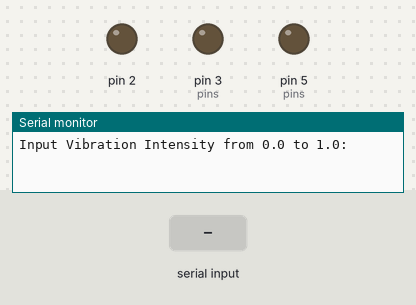
The sketch below on a simulated Arduino Uno, built with avr-gcc and run on an emulated ATmega328P. On the bench: output pins drawn as LEDs (lit = HIGH), the last lines printed to the serial monitor. The test bench sets the inputs (shaded band).

Above: at 1.2 s.
1.3 s: "90,45\n" received over Serial
At 2.7 s:
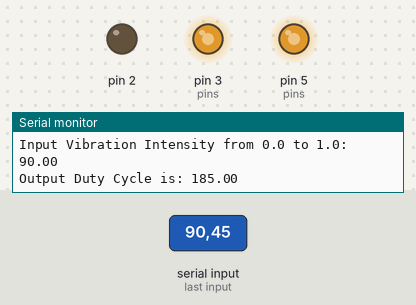
Timing chart, 0 to 12.8 s (numbered marks = the images above; inputs shaded):
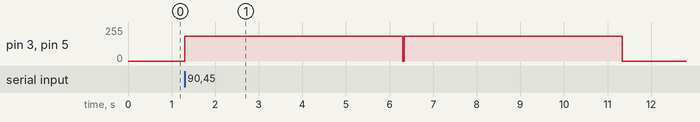

Measured:
- after the input at 1.3 s, pin 3 (pins), pin 5 (pins): 0/255 → 185/255 at once, → 0/255 10.0 s later

The sketch:

test_code.ino
```cpp
const float max_v = 4.3;
const float max_motor_v = 3.9;
const int pins[2] = {3,5};
int pinIds[2] = {0,1};

void setup()
{
  //Set all motor pins to output
  for(int i = 0;i<sizeof(pins);i++){
    pinMode(i,OUTPUT);
  }
  Serial.begin(9600);
}

//Returns motor pin based on user defined motor id
int getMotorPin(int id){
  return pins[id];
}

//Calculates cycle percent to be sent to control
int getCyclePercent(float V)
{
  return 255/max_v*V;
}

//Get the desired motor voltage based on input level from 0 to 1
float getMotorV(float level){
  if(level>1)
    return max_motor_v;
  if(level<0)
    return 0;
  return level*max_motor_v;
}

//Vibrates motors
void testCycle(float level, int period, int pinIds []){
  //Find Duty Cycle given level from 0.0 to 1.0
  float dutyCycle = getCyclePercent(getMotorV(level));

  //Debug
  Serial.print("\nOutput Duty Cycle is: ");
  Serial.print(dutyCycle);
  Serial.print("\n");

  //Output Control
  for(int i = 0;i<sizeof(pinIds);i++)
    analogWrite(getMotorPin(pinIds[i]), dutyCycle);

  delay(period);

  for(int i = 0;i<sizeof(pinIds);i++)
    analogWrite(getMotorPin(pinIds[i]), 0);
}

void loop()
{
  Serial.print("\nInput Vibration Intensity from 0.0 to 1.0: ");
  while(Serial.available() == 0);
  float level = Serial.parseFloat();
  Serial.print(level);

  //for testing
  if(level>9){
    testCycle(0.8,5000,pinIds);
  }
  else{
    testCycle(level,1000,pinIds);
  }
  delay(20);
}
```
